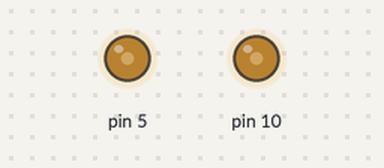
The sketch below on a simulated Arduino Uno, built with avr-gcc and run on an emulated ATmega328P. On the bench: output pins drawn as LEDs (lit = HIGH).

Above: at 0.1 s.
Timing chart, 0 to 1.6 s (numbered marks = the images above):
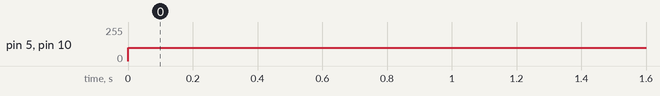

The sketch:

sketch_aug13adc_motor.ino
```cpp
void setup() {
  // put your setup code here, to run once:
digitalWrite(10,OUTPUT);
digitalWrite(9,OUTPUT);
digitalWrite(8,OUTPUT);
digitalWrite(7,OUTPUT);
digitalWrite(6,OUTPUT);
digitalWrite(5,OUTPUT);

}

void loop() {
  // put your main code here, to run repeatedly:
analogWrite(10,100);
digitalWrite(9,HIGH);
digitalWrite(8,LOW);
analogWrite(5,100);
digitalWrite(7,HIGH);
digitalWrite(6,LOW);

delay(1000);


}
```

Measured:
- by itself, pin 5, pin 10: 0/255 → 100/255 at 0.00 s
